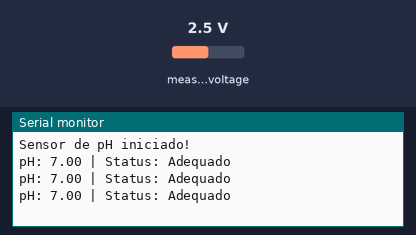
This sketch was run on a simulated ESP32. On the bench: the last lines printed to the serial monitor. The inputs (shaded band) are chosen by the test bench; at power-on: measured voltage 2.5 V.

Above: at 1.7 s.
1.8 s: measured voltage set to 0.1 V
At 2.5 s:
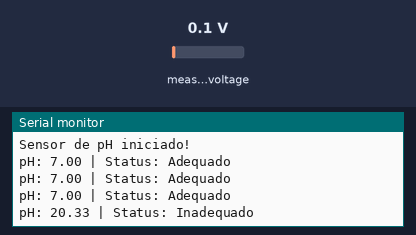
4.0 s: measured voltage set to 1.2 V
At 4.5 s:
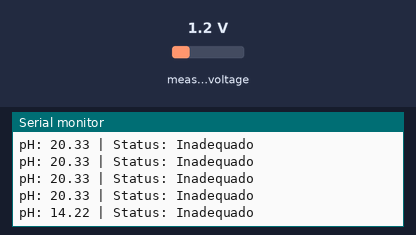

Measured:
- after the input at 1.8 s, the serial monitor: prints a new line after 0.23 s (image 1)
- after the input at 4.0 s, the serial monitor: prints a new line after 0.07 s (image 2)

The sketch:

7.Ph.ino
```cpp
// ========================================================
// === MÓDULO 3: SENSOR DE pH usando ADS1115 + ESP32
// ========================================================

#include <Wire.h>
#include <Adafruit_ADS1X15.h>

Adafruit_ADS1115 ads;

// ----- VARIÁVEIS -----
float phFinal = 0;
String statusPh = "N/A";

// Coeficientes da calibração (EXEMPLO — ajuste quando calibrar)
// ph = 7 + ((V_meio - V) / slope)
float Vneutral = 2.50;   // tensão quando o pH = 7 (ajuste!)
float slope    = 0.18;   // sensibilidade em V/pH (ajuste!)


// --------------------------------------------------------
// Função auxiliar para arredondar valores
// --------------------------------------------------------
float ArredondarPara(float valor, int casas) {
  float mult = pow(10, casas);
  return round(valor * mult) / mult;
}


// --------------------------------------------------------
// Leitura do pH via ADS1115
// --------------------------------------------------------
void lerPh() {

  // Lê canal A0 do ADS1115
  int16_t leitura = ads.readADC_SingleEnded(0);

  // Converte para tensão (GAIN = 1 → 4.096V máximo)
  float volts = leitura * 0.000125;   // 0.000125 = 4.096 / 32767

  // ---- Cálculo do pH ----
  phFinal = 7.0 + ((Vneutral - volts) / slope);
  phFinal = ArredondarPara(phFinal, 2);

  // ---- Classificação ----
  if (phFinal >= 6.4 && phFinal <= 7.0) {
    statusPh = "Adequado";
  } else {
    statusPh = "Inadequado";
  }
}


// ========================================================
// SETUP
// ========================================================
void setup() {
  Serial.begin(115200);
  delay(500);

  Wire.begin(21, 22);  // SDA, SCL do ESP32

  if (!ads.begin()) {
    Serial.println("Erro ao iniciar ADS1115!");
    while (1);
  }

  ads.setGain(GAIN_ONE); // 1x = até 4.096V

  Serial.println("Sensor de pH iniciado!");
}


// ========================================================
// LOOP
// ========================================================
void loop() {
  lerPh();

  Serial.print("pH: ");
  Serial.print(phFinal);
  Serial.print(" | Status: ");
  Serial.println(statusPh);

  delay(500);
}
```
